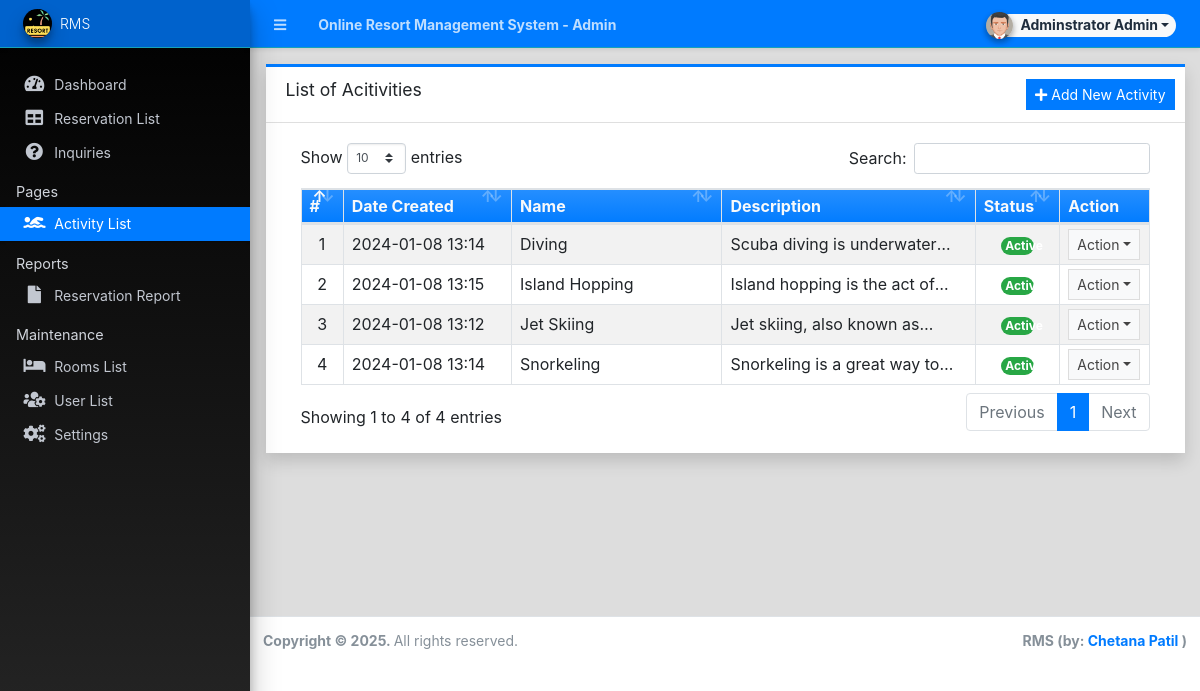
Page /admin/?page=activities (signed in) on the committed database.
### tables this page shows
CREATE TABLE `activity_list` (
  `id` int(30) NOT NULL AUTO_INCREMENT,
  `name` text NOT NULL,
  `description` text NOT NULL,
  `status` tinyint(1) NOT NULL DEFAULT 1,
  `image_path` text NOT NULL,
  `delete_flag` tinyint(1) NOT NULL DEFAULT 0,
  `date_created` datetime NOT NULL DEFAULT current_timestamp(),
  `date_updated` datetime DEFAULT NULL ON UPDATE current_timestamp(),
  PRIMARY KEY (`id`)
);

### config.php (called while the page is built, shortened)
<?php
require_once('classes/DBConnection.php');
require_once('classes/SystemSettings.php');
function validate_image($file){
	if(!empty($file)){
        $ex = explode('?',$file);
        $file = $ex[0];
        $param =  isset($ex[1]) ? '?'.$ex[1]  : '';
		if(is_file(base_app.$file)){
			return base_url.$file.$param;
		}else{
			return base_url.'dist/img/no-image-available.png';
		}
	}else{
		return base_url.'dist/img/no-image-available.png';
	}
}
function isMobileDevice(){
    $aMobileUA = array(
        '/iphone/i' => 'iPhone',
        '/ipod/i' => 'iPod',
        '/ipad/i' => 'iPad',
        '/android/i' => 'Android',
        '/blackberry/i' => 'BlackBerry',
        '/webos/i' => 'Mobile'
    );
    return false;
}
?>

### classes/DBConnection.php (called while the page is built, shortened)
<?php
class DBConnection{
    private $host = DB_SERVER;
    private $username = DB_USERNAME;
    private $password = DB_PASSWORD;
    private $database = DB_NAME;
    public $conn;
    public function __construct(){
        if (!isset($this->conn)) {
            $this->conn = new mysqli($this->host, $this->username, $this->password, $this->database);
        }
    }
}
?>

### classes/SystemSettings.php (called while the page is built, shortened)
<?php
class SystemSettings extends DBConnection{
	function userdata($field = ''){
		if(!empty($field)){
			if(isset($_SESSION['userdata'][$field]))
				return $_SESSION['userdata'][$field];
			else
				return null;
		}else{
			return false;
		}
	}
	function info($field=''){
		if(!empty($field)){
			if(isset($_SESSION['system_info'][$field]))
				return $_SESSION['system_info'][$field];
			else
				return false;
		}else{
			return false;
		}
	}
}
$_settings = new SystemSettings();
?>

### admin/activities/index.php (the view, shortened to what this page needs)
<div class="card card-outline card-primary rounded-0 shadow">
	<div class="card-header">
		<h3 class="card-title">List of Acitivities</h3>
		<div class="card-tools">
			<a href="javascript:void(0)" id="create_new" class="btn btn-flat btn-sm btn-primary"><span class="fas fa-plus"></span>  Add New Activity</a>
		</div>
	</div>
	<div class="card-body">
		<div class="container-fluid">
        <div class="container-fluid">
			<table class="table table-bordered table-hover table-striped">
				<colgroup>
					<col width="5%">
					<col width="20%">
					<col width="25%">
					<col width="30%">
					<col width="10%">
					<col width="10%">
				</colgroup>
				<thead>
					<tr class="bg-gradient-primary text-light">
						<th>#</th>
						<th>Date Created</th>
						<th>Name</th>
						<th>Description</th>
						<th>Status</th>
						<th>Action</th>
					</tr>
				</thead>
				<tbody>
					<?php
						$i = 1;
						$qry = $conn->query("SELECT * from `activity_list` where delete_flag = 0 order by `name` asc ");
						while($row = $qry->fetch_assoc()):
							$row['description'] = strip_tags(html_entity_decode($row['description']));
					?>
						<tr>
							<td class="text-center"><?php echo $i++; ?></td>
							<td class=""><?php echo date("Y-m-d H:i",strtotime($row['date_created'])) ?></td>
							<td class=""><p class="m-0 truncate-1"><?php echo $row['name'] ?></p></td>
							<td class=""><p class="m-0 truncate-1"><?php echo $row['description'] ?></p></td>
							<td class="text-center">
								<?php
									switch ($row['status']){
										case 1:
											echo '<span class="rounded-pill badge badge-success col-6">Active</span>';
											break;
									}
								?>
							</td>
							<td align="center">
								 <button type="button" class="btn btn-flat btn-default btn-sm dropdown-toggle dropdown-icon" data-toggle="dropdown">
				                  		Action
				                  </button>
							</td>
						</tr>
					<?php endwhile; ?>
				</tbody>
			</table>
		</div>
		</div>
	</div>
</div>

### admin/index.php (shortened to what this page needs)
<?php require_once('../config.php'); ?>
 <!DOCTYPE html>
<html lang="en" class="" style="height: auto;">
<?php require_once('inc/header.php') ?>
  <body class="sidebar-mini layout-fixed control-sidebar-slide-open layout-navbar-fixed sidebar-mini-md sidebar-mini-xs" data-new-gr-c-s-check-loaded="14.991.0" data-gr-ext-installed="" style="height: auto;">
    <div class="wrapper">
     <?php require_once('inc/topBarNav.php') ?>
     <?php require_once('inc/navigation.php') ?>
     <?php $page = isset($_GET['page']) ? $_GET['page'] : 'home';  ?>
      <div class="content-wrapper pt-3" style="min-height: 567.854px;">
        <section class="content ">
          <div class="container-fluid">
            <?php
              if(!file_exists($page.".php") && !is_dir($page)){
                  include '404.html';
              }else{
                if(is_dir($page))
                  include $page.'/index.php';
                else
                  include $page.'.php';
              }
            ?>
          </div>
        </section>
      </div>
      <?php require_once('inc/footer.php') ?>
  </body>
</html>

### admin/inc/header.php (shortened to what this page needs)
<head>
    <link rel="stylesheet" href="<?php echo base_url ?>plugins/fontawesome-free/css/all.min.css">
    <link rel="stylesheet" href="<?php echo base_url ?>plugins/tempusdominus-bootstrap-4/css/tempusdominus-bootstrap-4.min.css">
  <link rel="stylesheet" href="<?php echo base_url ?>plugins/datatables-bs4/css/dataTables.bootstrap4.min.css">
  <link rel="stylesheet" href="<?php echo base_url ?>plugins/datatables-responsive/css/responsive.bootstrap4.min.css">
  <link rel="stylesheet" href="<?php echo base_url ?>plugins/datatables-buttons/css/buttons.bootstrap4.min.css">
  <link rel="stylesheet" href="<?php echo base_url ?>plugins/select2/css/select2.min.css">
  <link rel="stylesheet" href="<?php echo base_url ?>plugins/select2-bootstrap4-theme/select2-bootstrap4.min.css">
    <link rel="stylesheet" href="<?php echo base_url ?>plugins/icheck-bootstrap/icheck-bootstrap.min.css">
    <link rel="stylesheet" href="<?php echo base_url ?>plugins/jqvmap/jqvmap.min.css">
    <link rel="stylesheet" href="<?php echo base_url ?>plugins/fullcalendar/main.css">
    <link rel="stylesheet" href="<?php echo base_url ?>dist/css/adminlte.css">
    <link rel="stylesheet" href="<?php echo base_url ?>dist/css/custom.css">
    <link rel="stylesheet" href="<?php echo base_url ?>plugins/overlayScrollbars/css/OverlayScrollbars.min.css">
    <link rel="stylesheet" href="<?php echo base_url ?>plugins/daterangepicker/daterangepicker.css">
    <link rel="stylesheet" href="<?php echo base_url ?>plugins/summernote/summernote-bs4.min.css">
  <link rel="stylesheet" href="<?php echo base_url ?>plugins/sweetalert2-theme-bootstrap-4/bootstrap-4.min.css">
  </head>

### admin/inc/topBarNav.php (shortened to what this page needs)
<nav class="main-header navbar navbar-expand navbar-dark border  border-info border-top-0  border-left-0 border-right-0 text-sm shadow-sm bg-primary">
  <ul class="navbar-nav">
    <li class="nav-item">
    <a class="nav-link" data-widget="pushmenu" href="#" role="button"><i class="fas fa-bars"></i></a>
    </li>
    <li class="nav-item d-none d-sm-inline-block">
      <a href="<?php echo base_url ?>" class="nav-link"><b><?php echo (!isMobileDevice()) ? $_settings->info('name'):$_settings->info('short_name'); ?> - Admin</b></a>
    </li>
  </ul>
  <ul class="navbar-nav ml-auto">
    <li class="nav-item">
      <div class="btn-group nav-link">
            <button type="button" class="btn btn-rounded badge badge-light dropdown-toggle dropdown-icon" data-toggle="dropdown">
              <span><img src="<?php echo validate_image($_settings->userdata('avatar')) ?>" class="img-circle elevation-2 user-img" alt="User Image"></span>
              <span class="ml-3"><?php echo ucwords($_settings->userdata('firstname').' '.$_settings->userdata('lastname')) ?></span>
            </button>
        </div>
    </li>
  </ul>
</nav>

### admin/inc/navigation.php (shortened to what this page needs)
<aside class="main-sidebar sidebar-dark-primary elevation-4 sidebar-no-expand bg-gradient-black">
  <a href="<?php echo base_url ?>admin" class="brand-link bg-transparent text-sm border-info shadow-sm bg-primary">
  <img src="<?php echo validate_image($_settings->info('logo'))?>" alt="Store Logo" class="brand-image img-circle elevation-3 bg-black" style="width: 1.8rem;height: 1.8rem;max-height: unset;object-fit:scale-down;object-position:center center">
  <span class="brand-text font-weight-light"><?php echo $_settings->info('short_name') ?></span>
  </a>
  <div class="sidebar os-host os-theme-light os-host-overflow os-host-overflow-y os-host-resize-disabled os-host-transition os-host-scrollbar-horizontal-hidden">
    <div class="os-content-glue" style="margin: 0px -8px; width: 249px; height: 646px;"></div>
    <div class="os-padding">
      <div class="os-viewport os-viewport-native-scrollbars-invisible" style="overflow-y: scroll;">
        <div class="os-content" style="padding: 0px 8px; height: 100%; width: 100%;">
          <nav class="mt-4">
             <ul class="nav nav-pills nav-sidebar flex-column text-sm nav-compact nav-flat nav-child-indent nav-collapse-hide-child" data-widget="treeview" role="menu" data-accordion="false">
              <li class="nav-item dropdown">
                <a href="./" class="nav-link nav-home">
                  <i class="nav-icon fas fa-tachometer-alt"></i>
                  <p>
                    Dashboard
                  </p>
                </a>
              </li>
              <li class="nav-item">
                <a href="<?php echo base_url ?>admin/?page=reservations" class="nav-link nav-reservations">
                  <i class="nav-icon fas fa-table"></i>
                  <p>
                    Reservation List
                  </p>
                </a>
              </li>
              <li class="nav-item">
                <a href="<?php echo base_url ?>admin/?page=inquiries" class="nav-link nav-inquiries">
                  <i class="nav-icon fas fa-question-circle"></i>
                  <p>
                    Inquiries
                  </p>
                </a>
              </li>
              <li class="nav-header">Pages</li>
              <li class="nav-item dropdown">
                <a href="<?php echo base_url ?>admin/?page=activities" class="nav-link nav-activities">
                  <i class="nav-icon fas fa-swimmer"></i>
                  <p>
                    Activity List
                  </p>
                </a>
              </li>
              <li class="nav-header">Reports</li>
              <li class="nav-item dropdown">
                <a href="<?php echo base_url ?>admin/?page=reports" class="nav-link nav-reports">
                  <i class="nav-icon fas fa-file"></i>
                  <p>
                    Reservation Report
                  </p>
                </a>
              </li>
              <?php if($_settings->userdata('type') == 1): ?>
              <li class="nav-header">Maintenance</li>
              <li class="nav-item dropdown">
                <a href="<?php echo base_url ?>admin/?page=rooms" class="nav-link nav-rooms">
                  <i class="nav-icon fas fa-bed"></i>
                  <p>
                    Rooms List
                  </p>
                </a>
              </li>
              <li class="nav-item dropdown">
                <a href="<?php echo base_url ?>admin/?page=user/list" class="nav-link nav-user_list">
                  <i class="nav-icon fas fa-users-cog"></i>
                  <p>
                    User List
                  </p>
                </a>
              </li>
              <li class="nav-item dropdown">
                <a href="<?php echo base_url ?>admin/?page=system_info" class="nav-link nav-system_info">
                  <i class="nav-icon fas fa-cogs"></i>
                  <p>
                    Settings
                  </p>
                </a>
              </li>
              <?php endif; ?>
            </ul>
          </nav>
        </div>
      </div>
    </div>
  </div>
</aside>

### admin/inc/footer.php (shortened to what this page needs)
<footer class="main-footer text-sm">
        <strong>Copyright © <?php echo date('Y') ?>.
        </strong>
        All rights reserved.
        <div class="float-right d-none d-sm-inline-block">
          <b><?php echo $_settings->info('short_name') ?> (by: <a href="#" target="blank">Chetana Patil</a> )</b>
        </div>
      </footer>
    </div>

### admin/inc/topBarNav.php (style rules this page uses)
.user-img { position: absolute; height: 27px; width: 27px; object-fit: cover; left: -7%; top: -12%; }
.btn-rounded { border-radius: 50px; }

### rows in the picture
activity_list: date_created "2024-01-08 13:14", name "Diving", description "Scuba diving is…", status "Active"
activity_list: date_created "2024-01-08 13:15", name "Island Hopping", description "Island hopping is the act…", status "Active"
activity_list: date_created "2024-01-08 13:12", name "Jet Skiing", description "Jet skiing, also known…", status "Active"
activity_list: date_created "2024-01-08 13:14", name "Snorkeling", description "Snorkeling is a great way…", status "Active"

### other values in the picture
$_settings->info('name') "Online Resort Management System"
$_settings->userdata('firstname').' '.$_settings->userdata('lastname') "Adminstrator Admin"
$_settings->info('short_name') "RMS"
